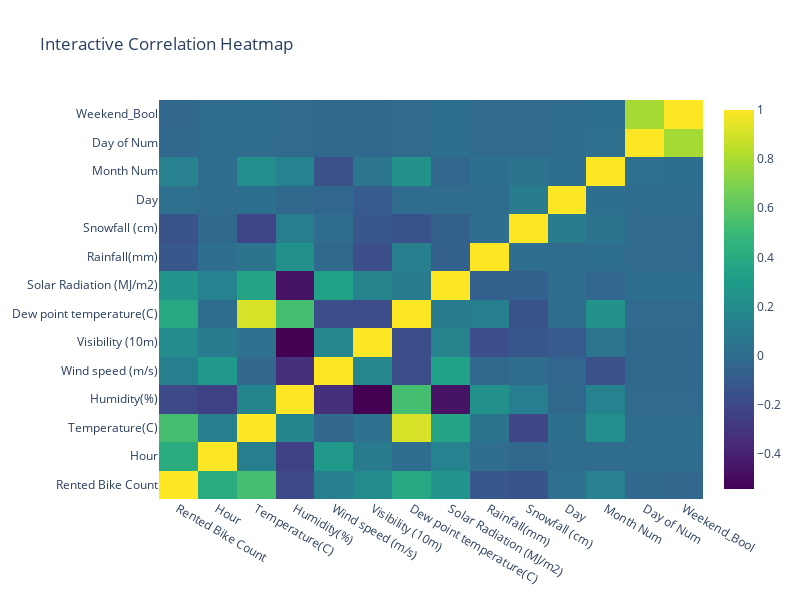

Notebook code cell kept with this figure:
### Code cell
df_num = df.select_dtypes(include=[np.number])
df_cat = df.select_dtypes(exclude=[np.number,np.datetime64])

# Compute the correlation matrix (or you can use your own matrix)
corr = df_num.corr()

# Create an interactive heatmap
fig = go.Figure(data=go.Heatmap(
    z=corr.values,
    x=corr.columns,
    y=corr.columns,
    colorscale='Viridis'
))


# Adjust figure size here (in pixels)
fig.update_layout(
    title='Interactive Correlation Heatmap',
    width=800,   # width in pixels
    height=600   # height in pixels
)

fig.show()

### Figure 1 — Plotly figure (JSON) as saved in the notebook; plotly's stock layout.template omitted (floating-point values rounded to 4 significant figures; data arrays with more than 128 entries replaced by an {"elided": "..."} marker saying what was removed)
{"data": [{"colorscale": [[0, "#440154"], [0.1111, "#482878"], [0.2222, "#3e4989"], [0.3333, "#31688e"], [0.4444, "#26828e"], [0.5556, "#1f9e89"], [0.6667, "#35b779"], [0.7778, "#6ece58"], [0.8889, "#b5de2b"], [1, "#fde725"]], "type": "heatmap", "x": ["Rented Bike Count", "Hour", "Temperature(C)", "Humidity(%)", "Wind speed (m/s)", "Visibility (10m)", "Dew point temperature(C)", "Solar Radiation (MJ/m2)", "Rainfall(mm)", "Snowfall (cm)", "Day", "Month Num", "Day of Num", "Weekend_Bool"], "y": ["Rented Bike Count", "Hour", "Temperature(C)", "Humidity(%)", "Wind speed (m/s)", "Visibility (10m)", "Dew point temperature(C)", "Solar Radiation (MJ/m2)", "Rainfall(mm)", "Snowfall (cm)", "Day", "Month Num", "Day of Num", "Weekend_Bool"], "z": {"elided": "14x14 float values"}}], "layout": {"height": 600, "title": {"text": "Interactive Correlation Heatmap"}, "width": 800}}
